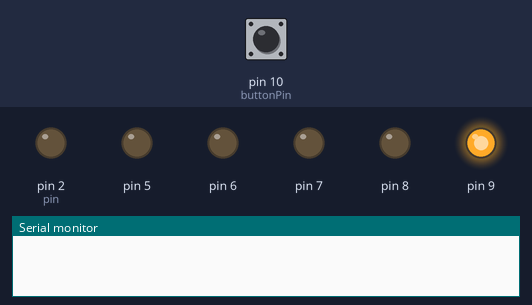
Simulated run of this sketch. Board: Arduino Mega 2560, built with avr-gcc and run on an emulated ATmega2560. Shown: output pins drawn as LEDs (lit = HIGH), the last lines printed to the serial monitor. The inputs (shaded band) are chosen by the test bench; at power-on: pin 10 (buttonPin) LOW.

Above: at 1.2 s.
1.3 s: pin 10 (buttonPin) pulled HIGH for 0.15 s
At 7.5 s:
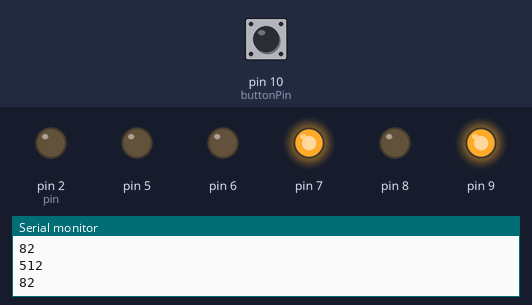
Timing chart, 0 to 9.0 s (numbered marks = the images above; inputs shaded):
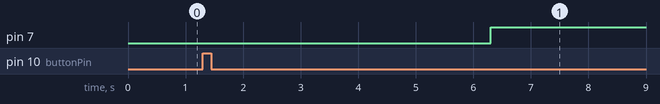

The sketch:

table_ino.ino
```cpp
// Define the LED digit patters, from 0 - 9
// Note that these patterns are for common cathode displays
// For common anode displays, change the 1's to 0's and 0's to 1's
// 1 = LED on, 0 = LED off, in this order:
//                                    Arduino pin: 2,3,4,5,6,7,8
byte seven_seg_digits[10][7] =                           { { 0,0,0,0,0,1,0 },  // = 0
                                                           { 1,0,0,1,1,1,1 },  // = 1
                                                           { 0,0,1,0,0,0,1 },  // = 2
                                                           { 0,0,0,0,1,0,1 },  // = 3
                                                           { 1,0,0,1,1,0,0 },  // = 4
                                                           { 0,1,0,0,1,0,0 },  // = 5
                                                           { 0,1,0,0,0,0,0 },  // = 6
                                                           { 0,0,0,1,1,1,1 },  // = 7
                                                           { 0,0,0,0,0,0,0 },  // = 8
                                                           { 0,0,0,1,1,0,0 }   // = 9
                                                           };
#include <SPI.h>
#include <Mirf.h>
#include <nRF24L01.h>
#include <MirfHardwareSpiDriver.h>

const int buttonPin = 10;
int buttonState = 0;
int sensorPin[5] = {0,1,2,3,4};
int sensorValue = 0;

void setup() {
  pinMode(2, OUTPUT);
  pinMode(3, OUTPUT);
  pinMode(4, OUTPUT);
  pinMode(5, OUTPUT);
  pinMode(6, OUTPUT);
  pinMode(7, OUTPUT);
  pinMode(8, OUTPUT);
  pinMode(9, OUTPUT);
  writeDot(1);  // start with the "dot" off
  Mirf.cePin = 53  ;
  Mirf.csnPin = 48;
  Mirf.spi = &MirfHardwareSpi;
  Mirf.init();
  Mirf.setRADDR((byte *)"Contr");//endereço deste radio
  Mirf.payload = sizeof(unsigned long);
  Mirf.channel = 10;
  Mirf.config();
  Mirf.setTADDR((byte *)"Carro");
  pinMode(buttonPin, INPUT);
  Serial.begin(9600);
  //sevenSegWrite(0);

}
void analogResists(int sensorPin){
  int resistanceRead;
  int up = 1001;
  int down = 127;
  int left = 930;
  int right = 510;
  resistanceRead = analogRead (sensorPin);
  Serial.println (resistanceRead);
  unsigned long message = 0;
  if((resistanceRead>down-50)&&(resistanceRead<down+50))
  message='D';
  if((resistanceRead>up-50)&&(resistanceRead<up+50))
  message='U';
  if((resistanceRead>left-50)&&(resistanceRead<left+50))
  message='L';
  if((resistanceRead>right-50)&&(resistanceRead<right+50))
  message='R';
  Serial.println (message);
  Mirf.send((byte *)&message);//Envia os dados.
  while(Mirf.isSending())
    {//loop enquanto não terminar a transmissão.

  }
  //sevenSegWrite(sensorPin);
  delay(1000);
  //Verificar qual comando
  //Enviar comando
}

void writeDot(byte dot) {
  digitalWrite(9, dot);
}

void sevenSegWrite(byte digit) {
  byte pin = 2;
  for (byte segCount = 0; segCount < 7; ++segCount) {
    digitalWrite(pin, seven_seg_digits[digit][segCount]);
    ++pin;
  }
}

void loop() {
  buttonState = digitalRead(buttonPin);
  if (buttonState == HIGH) {
    for (int i=0 ; i<5; i++){
      analogResists(i);
    }
    sevenSegWrite(0);
  }
  else {
    // turn LED off:

  }


//  for (byte count = 10; count > 0; --count) {
//   delay(1000);
//   sevenSegWrite(count - 1);
//  }
//  delay(4000);
}
```

Measured:
- after the input at 1.3 s, pin 7: LOW → HIGH after 5.0 s
